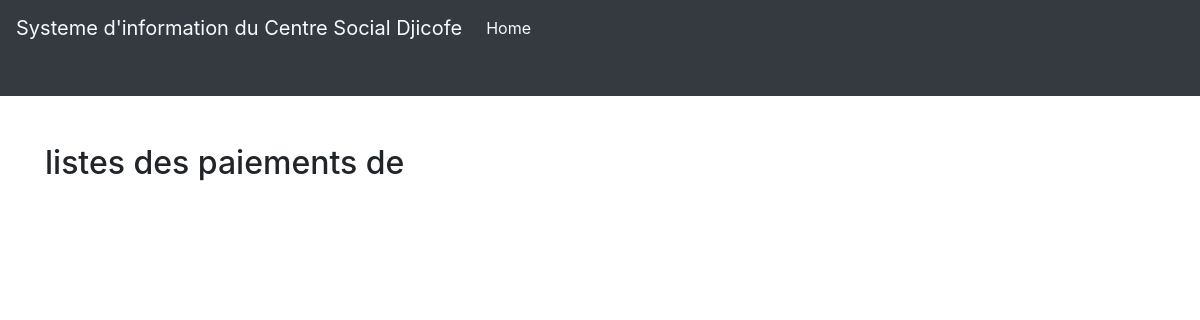
The page /homepage/students/5/payments/ on the database as committed earlier.
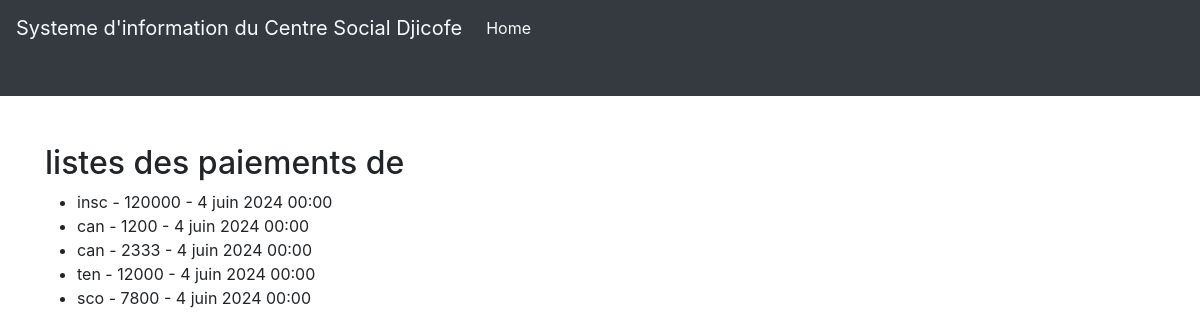
The same page on the database as committed later.
### scuelo/models.py (models this page shows)
class Paiement(models.Model):
    causal = models.CharField(max_length=34, choices=CAUSUAL)
    montant = models.PositiveBigIntegerField()
    date_paiement = models.DateTimeField()
    note_paiement = models.CharField(max_length=200, blank=True)
    eleve_payment = models.ForeignKey(Eleve, on_delete=models.CASCADE,  default=1 )
    class Meta:
        verbose_name = 'Paiement'
        verbose_name_plural = 'Paiements'

### scuelo/views.py (the view)
# urls.py: path('students/<int:pk>/payments/', PaymentListView.as_view(), name='payment_list'),
class PaymentListView(ListView):
    model = Paiement
    template_name = 'scuelo/payment_list.html'
    context_object_name = 'payments'
    def get_queryset(self):
        student_id = self.kwargs.get('pk')
        return Paiement.objects.filter(eleve_payment_id=student_id)

### scuelo/templates/scuelo/paiement_list.html (shortened to what this page needs)
{% extends 'layout.html' %}
{% block header %}
<nav class="navbar navbar-expand-lg navbar-light bg-dark pb-5 mb-5 mt-9">
  <a class="navbar-brand text-light" href="{% url 'home' %}">Systeme d'information du Centre Social Djicofe</a>
  <div class="collapse navbar-collapse" id="navbarNav">
      <ul class="navbar-nav">
          <li class="nav-item active">
              <a class="nav-link text-light" href="{% url 'home' %}">Home <span class="sr-only">(current)</span></a>
          </li>
      </ul>
  </div>
</nav>
{% endblock header %}
{% block content %}
<div class="container">
  <h2>listes des paiements de  {{ student.nom }} {{ student.prenom }}</h2>
  <ul>
    {% for payment in payments %}
    <li>{{ payment.causal }} - {{ payment.montant }} - {{ payment.date_paiement }}</li>
    {% endfor %}
  </ul>
</div>
{% endblock %}

### templates/layout.html (shortened to what this page needs)
<!DOCTYPE html>
{%  load static  %}
{% load bootstrap5 %}
{% bootstrap_css %}
<html lang="en">
<head>
<link href="https://stackpath.bootstrapcdn.com/bootstrap/4.5.2/css/bootstrap.min.css" rel="stylesheet">
    <link rel="stylesheet" href=" {% static 'css/style.css' %}">
</head>
<body >
  {% block header %}
  {% endblock header %}
     {% block content %}
     {% endblock content %}
</body>
</html>

Rows that differ between the two databases and show on the page:
added Paiement: causal "insc", montant "120000", date_paiement "4 juin 2024 00:00"
added Paiement: causal "can", montant "1200", date_paiement "4 juin 2024 00:00"
added Paiement: causal "can", montant "2333", date_paiement "4 juin 2024 00:00"
added Paiement: causal "ten", montant "12000", date_paiement "4 juin 2024 00:00"
added Paiement: causal "sco", montant "7800", date_paiement "4 juin 2024 00:00"
